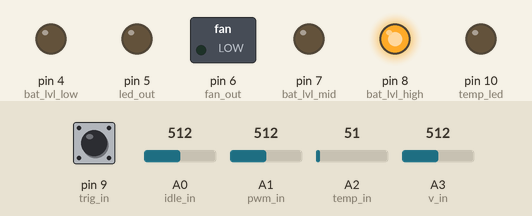
Simulated run of this sketch. Board: Arduino Uno, built with avr-gcc and run on an emulated ATmega328P. Shown: switched loads named in the sketch (green lamp = pin HIGH), output pins drawn as LEDs (lit = HIGH). The test bench sets the inputs (shaded band); at power-on: A0 (idle_in) = 512, pin 9 (trig_in) HIGH, A1 (pwm_in) = 512, A2 (temp_in) = 51, A3 (v_in) = 512.

Above: at 1.2 s.
1.3 s: A0 (idle_in) set to 1011
2.8 s: A0 (idle_in) set to 1020
At 3.8 s:
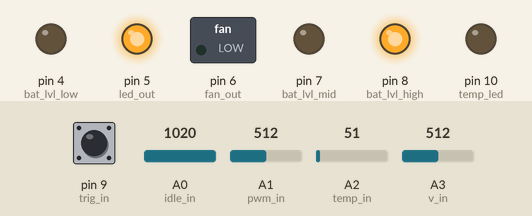
4.3 s: A0 (idle_in) set to 900
At 5.0 s:
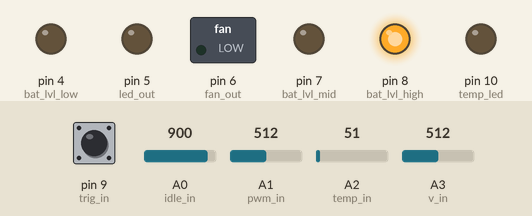
5.8 s: pin 9 (trig_in) pulled LOW for 3.2 s
At 6.1 s:
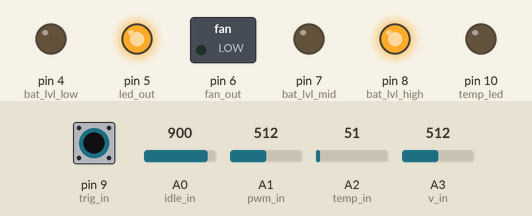
Timing chart, 0 to 10.5 s (numbered marks = the images above; inputs shaded):
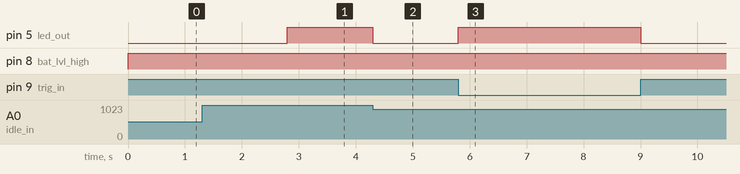

Measured:
- the behaviour switches between 1019 and 1020 on A0 (idle_in) (found by bisection; images 0 and 1)
- after the input at 1.3 s, every drawn part: stays the same
- after the input at 2.8 s, pin 5 (led_out): LOW → HIGH at once
- after the input at 4.3 s, pin 5 (led_out): HIGH → LOW at once
- after the input at 5.8 s, pin 5 (led_out): LOW → HIGH at once, → LOW 3.2 s later

The sketch:

BFFL.ino
```cpp
#include <EEPROM.h>
int led_out=5;
int bat_lvl_low=4;
int bat_lvl_mid=7;
int bat_lvl_high=8;
int temp_led=10;
int idle_in=0;
int temp_in=2;
int v_in=3;
int fan_out=6;
int pwm_in=1;
int trig_in=9;
//int trig_in=0;
int cellcount=6;
//5v = 1024;
//3v minimum
//10:1 voltage division
int vlow=55*cellcount;
int vwarn=62*cellcount;
int vmid=68*cellcount;
int vhigh=76*cellcount;
// MCP9701A
// Vzero=400mv=82 from AnalogrRead()
// 19.7 (4 1024th's of 5v) per degree C
// Max temp 50C = 282
// warning temp = 45C 262
int twarn=262;
int tmax=282;
int tfan=202;
int idle_thresh=512;
int idle_min=8;
int idle_max=32;
int idle_div=400;
int min_bright=8;
int throttle_bright=160;
int tempblink=0;
int batblink=0;
int voltage_avg=0;
int lasttrig=1;
int temp_avg=0;
int batthrottle=0;
int batthrottlemargin=4;


void setup() {
  cellcount=EEPROM.read(0);
  vlow=EEPROM.read(4)*cellcount;
  vwarn=EEPROM.read(3)*cellcount;
  vhigh=EEPROM.read(1)*cellcount;
  vmid=EEPROM.read(2)*cellcount;
  batthrottlemargin=EEPROM.read(5);
  idle_thresh=EEPROM.read(0x0A)*4;
  idle_min=EEPROM.read(0x0B);
  idle_max=EEPROM.read(0x0C);
  idle_div=EEPROM.read(0x0D)*4;
  min_bright=EEPROM.read(0x0E);
  throttle_bright=EEPROM.read(0x0F);
  int tbase=EEPROM.read(0x10);
  twarn=tbase+EEPROM.read(0x12);
  tmax=tbase+EEPROM.read(0x11);
  tfan=tbase+EEPROM.read(0x13);
  pinMode(temp_in,INPUT);
  pinMode(pwm_in,INPUT);
  pinMode(trig_in,INPUT_PULLUP);
  pinMode(v_in,INPUT);
  pinMode(temp_led,OUTPUT);
  pinMode(led_out,OUTPUT);
  digitalWrite(led_out,0);
  pinMode(bat_lvl_low,OUTPUT);
  pinMode(bat_lvl_high,OUTPUT);
  pinMode(bat_lvl_mid,OUTPUT);
  pinMode(fan_out,OUTPUT);
  pinMode(idle_in,INPUT);
  voltage_avg=analogRead(v_in);
  temp_avg=analogRead(temp_in);
}


void loop() {
  int trig=digitalRead(trig_in);
  int voltage=analogRead(v_in);
  int temp=analogRead(temp_in);
  temp_avg=(temp_avg*9+temp)/10;
  voltage_avg=(voltage_avg*9+voltage)/10;
  int idle=analogRead(idle_in);
  //temp_avg=temp;
  //voltage_avg=voltage;
  if ((trig==1 && idle < idle_thresh) || temp_avg >= tmax || voltage_avg <= vlow) {
    digitalWrite(led_out,0);
  } else {
    if (temp_avg < tmax && ((voltage_avg > vlow) && ( lasttrig==0 || trig==1)) || (voltage_avg > vwarn)) { //don't let them turn it on if it's below vwarn but above vlow, but let them keep it on until it reaches vlow.
      int pwm_adjust=analogRead(pwm_in);
      pwm_adjust=max(min(pwm_adjust/3,255),min_bright);
      if (trig==1) { //idle mode
        int tidle=idle-idle_thresh;
        tidle=(tidle*(idle_max-idle_min))/idle_div;
        tidle+=idle_min;
        tidle=min(tidle,idle_max);
        pwm_adjust=tidle;
      }
      if (temp_avg > twarn ||  voltage_avg < vwarn || (voltage_avg < (vwarn+batthrottlemargin*cellcount) && batthrottle==1)) {
        pwm_adjust=min(pwm_adjust,throttle_bright);

         if (voltage_avg < vwarn) {
           batthrottle=1;
         }
      } else   if (voltage_avg > (vwarn+batthrottlemargin*cellcount)) {
         batthrottle=0;
      }
      if (pwm_adjust==255) {
        digitalWrite(led_out,1);
      } else {
        analogWrite(led_out,pwm_adjust);
      }
    }
  }
  if (temp_avg > twarn) {
    digitalWrite(temp_led,1);
  } else {
    digitalWrite(temp_led,0);
  }
  if (voltage_avg > vhigh) {
    digitalWrite(bat_lvl_high,1);
    digitalWrite(bat_lvl_mid,0);
    digitalWrite(bat_lvl_low,0);
  }else if (voltage_avg > vmid) {
    int brt=(255*(voltage_avg-vmid))/(vhigh-vmid);
    analogWrite(bat_lvl_high,brt);
    analogWrite(bat_lvl_mid,255-brt);
    digitalWrite(bat_lvl_low,0);
  } else if (voltage_avg > vwarn) {
    digitalWrite(bat_lvl_mid,1);
    digitalWrite(bat_lvl_low,0);
    digitalWrite(bat_lvl_high,0);
  } else if (voltage_avg > vlow) {
    int brt=(255*(voltage_avg-vlow))/(vwarn-vlow);
    digitalWrite(bat_lvl_low,1);
    analogWrite(bat_lvl_mid,brt);
    digitalWrite(bat_lvl_high,0);
  } else {
    digitalWrite(bat_lvl_low,1);
    digitalWrite(bat_lvl_mid,0);
    digitalWrite(bat_lvl_high,0);
  }
  if (temp_avg > twarn) {
    digitalWrite(fan_out,1); //turn fan on full blast!
  } else if (temp_avg > tfan) {
    analogWrite(fan_out,134+(temp_avg-tfan)*2);
  } else {
    digitalWrite(fan_out,0);
  }
}


/*
void loop() {
  int trig=digitalRead(trig_in);
  int voltage=analogRead(v_in);
  int temp=analogRead(temp_in);
  temp_avg=(temp_avg*9+temp)/10;
  voltage_avg=(voltage_avg*9+voltage)/10;
  int idle=analogRead(idle_in);
  //int idle=0;
  //temp_avg=temp;
  //voltage_avg=voltage;
  if ( (trig==1 || idle > idle_thresh) || temp_avg >= tmax || voltage_avg <= vlow) {
    digitalWrite(led_out,0);
  } else {
    if (temp_avg < tmax && ((voltage_avg > vlow) && lasttrig==0) || (voltage_avg > vwarn)) { //don't let them turn it on if it's below vwarn but above vlow, but let them keep it on until it reaches vlow.
      int pwm_adjust=analogRead(pwm_in);
      if (trig==1) { //idle mode
        int tidle=idle-idle_thresh;
        tidle=(tidle*(idle_max-idle_min))/idle_div;
        tidle+=idle_min;
        tidle=min(tidle,idle_max);
        pwm_adjust=tidle;
      }
      pwm_adjust=max(min(pwm_adjust/3,255),min_bright);
      if (temp_avg > twarn ||  voltage_avg < vwarn || (voltage_avg < (vwarn+batthrottlemargin*cellcount) && batthrottle==1)) {
        pwm_adjust=min(pwm_adjust,throttle_bright);
         if (voltage_avg < vwarn) {
           batthrottle=1;
         }
      } else   if (voltage_avg > (vwarn+batthrottlemargin*cellcount)) {
         batthrottle=0;
      }
      if (pwm_adjust==255) {
        digitalWrite(led_out,1);
      } else {
        analogWrite(led_out,pwm_adjust);
      }
    }
  }
  if (temp_avg > twarn) {
    digitalWrite(temp_led,1);
  } else {
    digitalWrite(temp_led,0);
  }
  if (voltage_avg > vhigh) {
    digitalWrite(bat_lvl_high,1);
    digitalWrite(bat_lvl_mid,0);
    digitalWrite(bat_lvl_low,0);
  }else if (voltage_avg > vmid) {
    int brt=(255*(voltage_avg-vmid))/(vhigh-vmid);
    analogWrite(bat_lvl_high,brt);
    analogWrite(bat_lvl_mid,255-brt);
    digitalWrite(bat_lvl_low,0);
  } else if (voltage_avg > vwarn) {
    digitalWrite(bat_lvl_mid,1);
    digitalWrite(bat_lvl_low,0);
    digitalWrite(bat_lvl_high,0);
  } else if (voltage_avg > vlow) {
    int brt=(255*(voltage_avg-vlow))/(vwarn-vlow);
    digitalWrite(bat_lvl_low,1);
    analogWrite(bat_lvl_mid,brt);
    digitalWrite(bat_lvl_high,0);
  } else {
    digitalWrite(bat_lvl_low,1);
    digitalWrite(bat_lvl_mid,0);
    digitalWrite(bat_lvl_high,0);
  }
  if (temp_avg > twarn) {
    digitalWrite(fan_out,1); //turn fan on full blast!
  } else if (temp_avg > tfan) {
    analogWrite(fan_out,134+(temp_avg-tfan)*2);
  } else {
    digitalWrite(fan_out,0);
  }
}
*/
```
